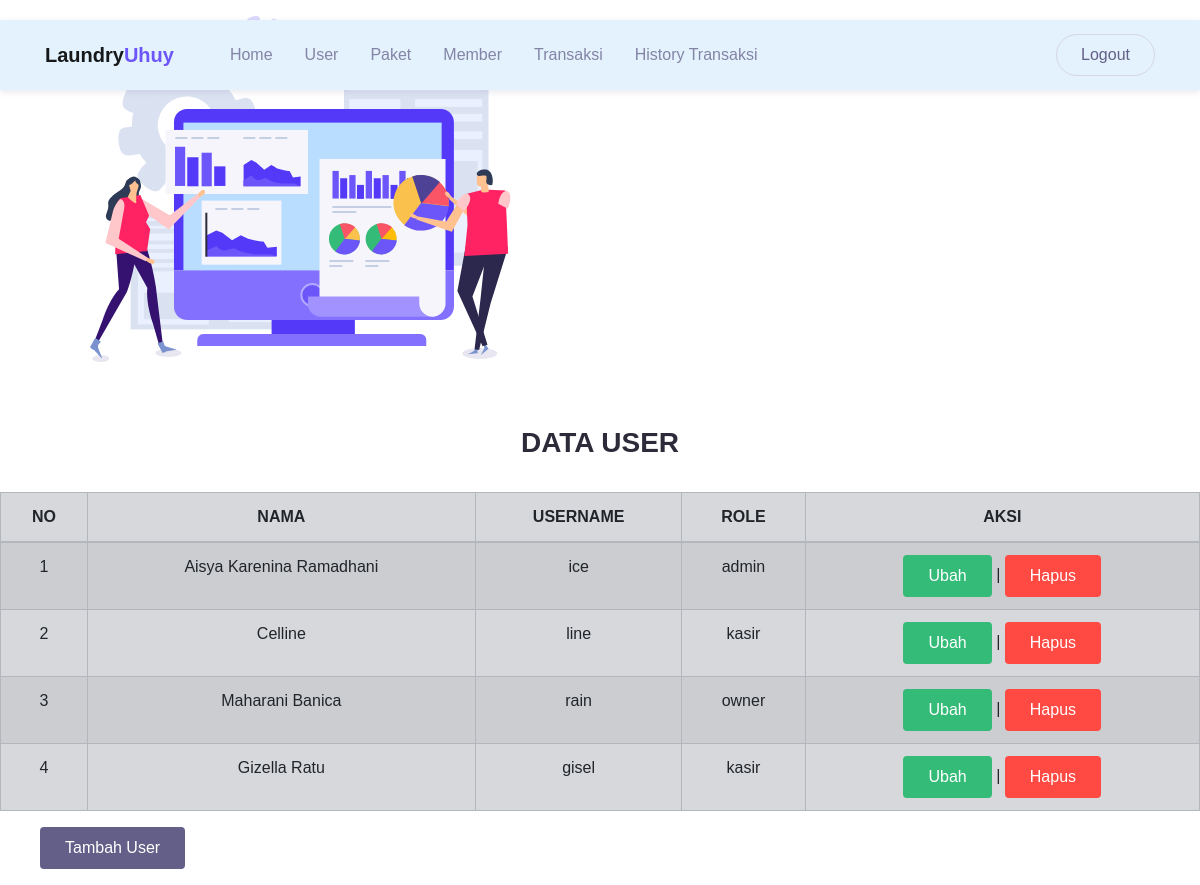
/user.php (signed in), run on the app's committed database.
### tables this page shows
CREATE TABLE `user` (
  `id_user` int(11) NOT NULL,
  `nama_user` varchar(100) NOT NULL,
  `username` varchar(30) NOT NULL,
  `password` text NOT NULL,
  `role` enum('admin','kasir','owner') NOT NULL
);

### user.php (the view, shortened to what this page needs)
<!DOCTYPE html>
<html>
<head>
  <?php
  include "header.php"
  ?>
</head>
<body>
  <br>
  <br>
  <h3 align="center"><strong>DATA USER</strong></h3>
  <br>
  <table class="table table-secondary table-striped">
    <thead>
      <tr>
        <th>NO</th>
        <th>NAMA</th>
        <th>USERNAME</th>
        <th>ROLE</th>
        <th>AKSI</th>
      </tr>
    </thead>
    <tbody>
      <?php
      include "koneksi.php";
      $qry_user = mysqli_query($conn, "select * from user ");
      $no = 0;
      while ($data_user = mysqli_fetch_array($qry_user)) {
        $no++; ?>
        <tr>
          <td><?= $no ?></td>
          <td><?= $data_user['nama_user'] ?></td>
          <td><?= $data_user['username'] ?></td>
          <td><?= $data_user['role'] ?></td>
          <td><a href="ubah_user.php?id_user=<?= $data_user['id_user'] ?>" class="btn btn-success">Ubah</a> | <a href="hapus_user.php?id_user=<?= $data_user['id_user'] ?>" onclick="return confirm('Apakah anda yakin menghapus data ini?')" class="btn btn-danger">Hapus</a></td>
        </tr>
      <?php
      }
      ?>
    </tbody>
  </table>
  <ul>
    <a href="tambah_user.php" button class="btn btn-secondary me-md-2" type="button">Tambah User</button>
</body>
</html>

### assets/css/theme.css (style rules this page uses)
:root { --primary: #6C55F9; --accent: #FF3D85; --secondary: #645F88; --success: #35bb78; --info: #05B4E1; --warning: #FAC14D; --danger: #FF4943; --grey: #B4B2C5; --dark: #2D2B3A; --light: #F6F5FC; }
body { font-family: "Work Sans", sans-serif; line-height: 1.5; color: #2D2B3A; }
a { color: #6C55F9; text-decoration: none; background-color: transparent; }
.btn { transition: all .2s ease; }
.btn-secondary { color: #fff; background-color: #645F88; border-color: transparent; }
.btn-success { color: #fff; background-color: #35bb78; border-color: transparent; }
.btn-danger { color: #fff; background-color: #FF4943; border-color: transparent; }
.btn { padding: 8px 24px; }

### user.php (style rules this page uses)
table, th, td { border: 1px solid; border-collapse: collapse; text-align: center; }
table { width: 100%; }
th, td { height: 50px; }

### data on the page
user: nama_user "Aisya Karenina Ramadhani", username "ice", role "admin"
user: nama_user "Celline", username "line", role "kasir"
user: nama_user "Maharani Banica", username "rain", role "owner"
user: nama_user "Gizella Ratu", username "gisel", role "kasir"
